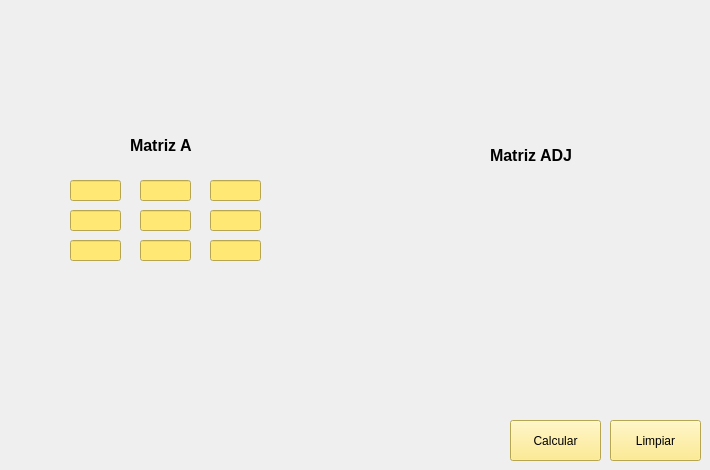
   <widget class="QWidget" name="tab_6">
    <attribute name="title">
     <string>Adjunta</string>
    </attribute>
    <widget class="QLabel" name="label_57">
     <property name="geometry">
      <rect>
       <x>640</x>
       <y>160</y>
       <width>61</width>
       <height>111</height>
      </rect>
     </property>
     <property name="layoutDirection">
      <enum>Qt::RightToLeft</enum>
     </property>
     <property name="text">
      <string/>
     </property>
     <property name="textFormat">
      <enum>Qt::AutoText</enum>
     </property>
     <property name="pixmap">
      <pixmap>cerrar-parentesis.png</pixmap>
     </property>
    </widget>
    <widget class="QLineEdit" name="txt_Ma22">
     <property name="geometry">
      <rect>
       <x>210</x>
       <y>240</y>
       <width>51</width>
       <height>21</height>
      </rect>
     </property>
     <property name="styleSheet">
      <string notr="true">background-color: rgb(255, 232, 115);
color: rgb(0, 0, 0);</string>
     </property>
    </widget>
    <widget class="QLabel" name="lbl_adj01">
     <property name="geometry">
      <rect>
       <x>500</x>
       <y>180</y>
       <width>61</width>
       <height>16</height>
      </rect>
     </property>
     <property name="font">
      <font>
       <pointsize>10</pointsize>
       <bold>true</bold>
      </font>
     </property>
     <property name="text">
      <string/>
     </property>
    </widget>
    <widget class="QLabel" name="lbl_adj12">
     <property name="geometry">
      <rect>
       <x>570</x>
       <y>210</y>
       <width>61</width>
       <height>16</height>
      </rect>
     </property>
     <property name="font">
      <font>
       <pointsize>10</pointsize>
       <bold>true</bold>
      </font>
     </property>
     <property name="text">
      <string/>
     </property>
    </widget>
    <widget class="QLabel" name="lbl_adj00">
     <property name="geometry">
      <rect>
       <x>430</x>
       <y>180</y>
       <width>61</width>
       <height>16</height>
      </rect>
     </property>
     <property name="font">
      <font>
       <pointsize>10</pointsize>
       <bold>true</bold>
      </font>
     </property>
     <property name="text">
      <string/>
     </property>
    </widget>
    <widget class="QLineEdit" name="txt_Ma21">
     <property name="geometry">
      <rect>
       <x>140</x>
       <y>240</y>
       <width>51</width>
       <height>21</height>
      </rect>
     </property>
     <property name="styleSheet">
      <string notr="true">background-color: rgb(255, 232, 115);
color: rgb(0, 0, 0);</string>
     </property>
    </widget>
    <widget class="QLineEdit" name="txt_Ma11">
     <property name="geometry">
      <rect>
       <x>140</x>
       <y>210</y>
       <width>51</width>
       <height>21</height>
      </rect>
     </property>
     <property name="styleSheet">
      <string notr="true">background-color: rgb(255, 232, 115);
color: rgb(0, 0, 0);</string>
     </property>
    </widget>
    <widget class="QLabel" name="lbl_adj11">
     <property name="geometry">
      <rect>
       <x>500</x>
       <y>210</y>
       <width>61</width>
       <height>16</height>
      </rect>
     </property>
     <property name="font">
      <font>
       <pointsize>10</pointsize>
       <bold>true</bold>
      </font>
     </property>
     <property name="text">
      <string/>
     </property>
    </widget>
    <widget class="QLabel" name="label_56">
     <property name="geometry">
      <rect>
       <x>18</x>
       <y>20</y>
       <width>651</width>
       <height>81</height>
      </rect>
     </property>
     <property name="text">
      <string/>
     </property>
     <property name="pixmap">
      <pixmap>Suma de Matrices (4).png</pixmap>
     </property>
    </widget>
    <widget class="QLabel" name="lbl_adj20">
     <property name="geometry">
      <rect>
       <x>430</x>
       <y>240</y>
       <width>61</width>
       <height>16</height>
      </rect>
     </property>
     <property name="font">
      <font>
       <pointsize>10</pointsize>
       <bold>true</bold>
      </font>
     </property>
     <property name="text">
      <string/>
     </property>
    </widget>
    <widget class="QLineEdit" name="txt_Ma02">
     <property name="geometry">
      <rect>
       <x>210</x>
       <y>180</y>
       <width>51</width>
       <height>21</height>
      </rect>
     </property>
     <property name="styleSheet">
      <string notr="true">background-color: rgb(255, 232, 115);
color: rgb(0, 0, 0);</string>
     </property>
    </widget>
    <widget class="QLineEdit" name="txt_Ma20">
     <property name="geometry">
      <rect>
       <x>70</x>
       <y>240</y>
       <width>51</width>
       <height>21</height>
      </rect>
     </property>
     <property name="styleSheet">
      <string notr="true">background-color: rgb(255, 232, 115);
color: rgb(0, 0, 0);</string>
     </property>
    </widget>
    <widget class="QLineEdit" name="txt_Ma01">
     <property name="geometry">
      <rect>
       <x>140</x>
       <y>180</y>
       <width>51</width>
       <height>21</height>
      </rect>
     </property>
     <property name="styleSheet">
      <string notr="true">background-color: rgb(255, 232, 115);
color: rgb(0, 0, 0);</string>
     </property>
    </widget>
    <widget class="QLabel" name="label_55">
     <property name="geometry">
      <rect>
       <x>340</x>
       <y>160</y>
       <width>81</width>
       <height>111</height>
      </rect>
     </property>
     <property name="layoutDirection">
      <enum>Qt::LeftToRight</enum>
     </property>
     <property name="text">
      <string/>
     </property>
     <property name="pixmap">
      <pixmap>cerrar-parentesi.png</pixmap>
     </property>
    </widget>
    <widget class="QPushButton" name="btn_limpiar3_4">
     <property name="geometry">
      <rect>
       <x>610</x>
       <y>420</y>
       <width>91</width>
       <height>41</height>
      </rect>
     </property>
     <property name="styleSheet">
      <string notr="true">background-color: rgb(255, 232, 115);
color: rgb(0, 0, 0);</string>
     </property>
     <property name="text">
      <string>Limpiar</string>
     </property>
    </widget>
    <widget class="QLabel" name="lbl_adj22">
     <property name="geometry">
      <rect>
       <x>570</x>
       <y>240</y>
       <width>61</width>
       <height>16</height>
      </rect>
     </property>
     <property name="font">
      <font>
       <pointsize>10</pointsize>
       <bold>true</bold>
      </font>
     </property>
     <property name="text">
      <string/>
     </property>
    </widget>
    <widget class="QLabel" name="label_51">
     <property name="geometry">
      <rect>
       <x>490</x>
       <y>140</y>
       <width>91</width>
       <height>31</height>
      </rect>
     </property>
     <property name="font">
      <font>
       <pointsize>12</pointsize>
       <bold>true</bold>
      </font>
     </property>
     <property name="text">
      <string>Matriz ADJ</string>
     </property>
    </widget>
    <widget class="QLabel" name="label_52">
     <property name="geometry">
      <rect>
       <x>130</x>
       <y>130</y>
       <width>81</width>
       <height>31</height>
      </rect>
     </property>
     <property name="font">
      <font>
       <pointsize>12</pointsize>
       <bold>true</bold>
      </font>
     </property>
     <property name="text">
      <string>Matriz A </string>
     </property>
    </widget>
    <widget class="QLabel" name="lbl_adj02">
     <property name="geometry">
      <rect>
       <x>570</x>
       <y>180</y>
       <width>61</width>
       <height>16</height>
      </rect>
     </property>
     <property name="font">
      <font>
       <pointsize>10</pointsize>
       <bold>true</bold>
      </font>
     </property>
     <property name="text">
      <string/>
     </property>
    </widget>
    <widget class="QLineEdit" name="txt_Ma00">
     <property name="geometry">
      <rect>
       <x>70</x>
       <y>180</y>
       <width>51</width>
       <height>21</height>
      </rect>
     </property>
     <property name="styleSheet">
      <string notr="true">background-color: rgb(255, 232, 115);
color: rgb(0, 0, 0);</string>
     </property>
    </widget>
    <widget class="QLabel" name="label_53">
     <property name="geometry">
      <rect>
       <x>270</x>
       <y>160</y>
       <width>61</width>
       <height>111</height>
      </rect>
     </property>
     <property name="layoutDirection">
      <enum>Qt::RightToLeft</enum>
     </property>
     <property name="text">
      <string/>
     </property>
     <property name="textFormat">
      <enum>Qt::AutoText</enum>
     </property>
     <property name="pixmap">
      <pixmap>cerrar-parentesis.png</pixmap>
     </property>
    </widget>
    <widget class="QLineEdit" name="txt_Ma10">
     <property name="geometry">
      <rect>
       <x>70</x>
       <y>210</y>
       <width>51</width>
       <height>21</height>
      </rect>
     </property>
     <property name="styleSheet">
      <string notr="true">background-color: rgb(255, 232, 115);
color: rgb(0, 0, 0);</string>
     </property>
    </widget>
    <widget class="QLabel" name="lbl_adj10">
     <property name="geometry">
      <rect>
       <x>430</x>
       <y>210</y>
       <width>61</width>
       <height>16</height>
      </rect>
     </property>
     <property name="font">
      <font>
       <pointsize>10</pointsize>
       <bold>true</bold>
      </font>
     </property>
     <property name="text">
      <string/>
     </property>
    </widget>
    <widget class="QLabel" name="label_54">
     <property name="geometry">
      <rect>
       <x>-30</x>
       <y>160</y>
       <width>81</width>
       <height>111</height>
      </rect>
     </property>
     <property name="layoutDirection">
      <enum>Qt::LeftToRight</enum>
     </property>
     <property name="text">
      <string/>
     </property>
     <property name="pixmap">
      <pixmap>cerrar-parentesi.png</pixmap>
     </property>
    </widget>
    <widget class="QLabel" name="lbl_adj21">
     <property name="geometry">
      <rect>
       <x>500</x>
       <y>240</y>
       <width>61</width>
       <height>16</height>
      </rect>
     </property>
     <property name="font">
      <font>
       <pointsize>10</pointsize>
       <bold>true</bold>
      </font>
     </property>
     <property name="text">
      <string/>
     </property>
    </widget>
    <widget class="QPushButton" name="btn_Adjunta">
     <property name="geometry">
      <rect>
       <x>510</x>
       <y>420</y>
       <width>91</width>
       <height>41</height>
      </rect>
     </property>
     <property name="styleSheet">
      <string notr="true">background-color: rgb(255, 232, 115);
color: rgb(0, 0, 0);</string>
     </property>
     <property name="text">
      <string>Calcular</string>
     </property>
    </widget>
    <widget class="QLineEdit" name="txt_Ma12">
     <property name="geometry">
      <rect>
       <x>210</x>
       <y>210</y>
       <width>51</width>
       <height>21</height>
      </rect>
     </property>
     <property name="styleSheet">
      <string notr="true">background-color: rgb(255, 232, 115);
color: rgb(0, 0, 0);</string>
     </property>
    </widget>
   </widget>
